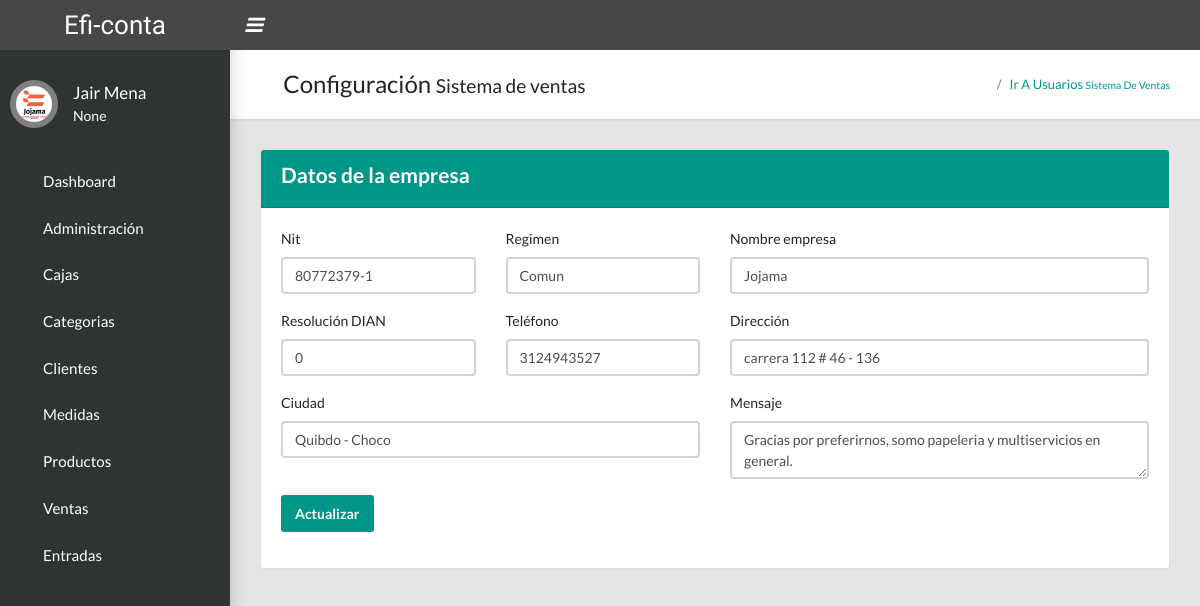
Before: /configuracion (signed in) with the older database file.
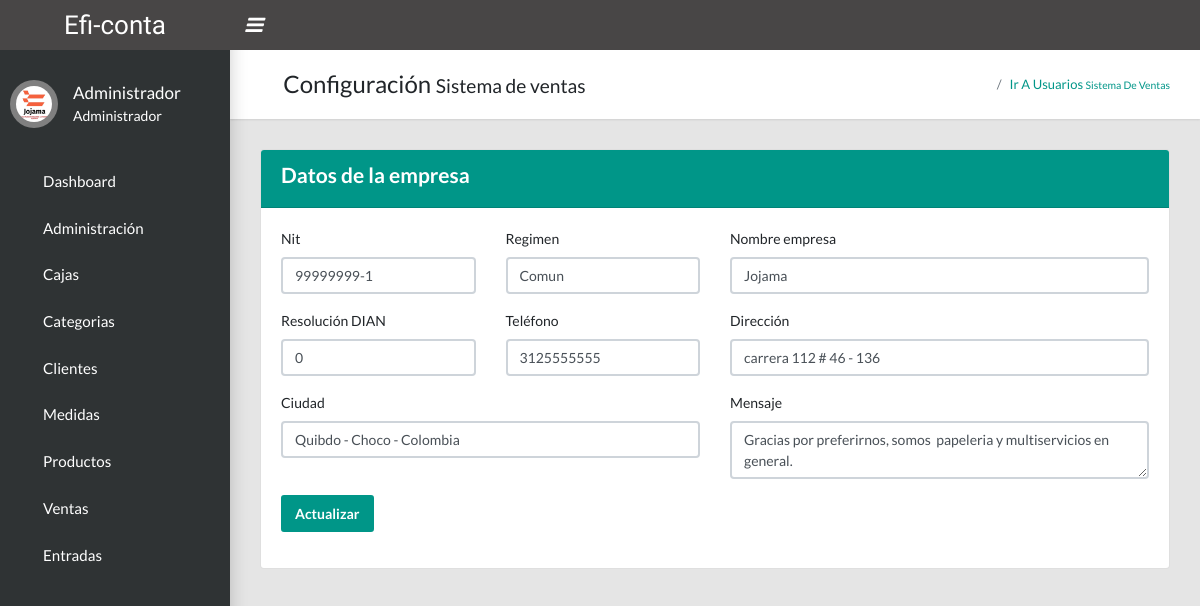
After: the same page with the newer database file.
### tables this page shows
CREATE TABLE `configuracion` (
  `id` int(11) NOT NULL,
  `nit` varchar(20) NOT NULL,
  `regimen` varchar(100) NOT NULL,
  `resolucion` int(11) NOT NULL,
  `nombre` varchar(200) NOT NULL,
  `telefono` varchar(15) NOT NULL,
  `direccion` varchar(200) NOT NULL,
  `ciudad` varchar(50) NOT NULL,
  `mensaje` varchar(200) NOT NULL
);

### Config/App/Controller.php (called while the page is built, shortened)
<?php
class Controller{
    public function cargarModel(){
        $model = get_class($this)."Model";
        $ruta = "Models/".$model.".php";
    }
}
?>

### Config/App/Conexion.php (called while the page is built)
<?php
class Conexion{
    private $conect;
    public function __construct(){
        $pdo = "mysql:host=".host.";dbname=".db.";.charset.";
        try {
            $this->conect = new PDO($pdo, user, pass);
            $this->conect->setAttribute(PDO::ATTR_ERRMODE, PDO::ERRMODE_EXCEPTION);
        } catch (PDOException $e) {
           echo "Error con la conexiÓn".$e->getMessage();
        }
    }
    public function conect(){
        return $this->conect;
    }
}
?>

### Config/App/Query.php (called while the page is built, shortened)
<?php
class Query extends Conexion{
  private $pdo, $con, $sql, $datos;
  public function __construct(){
    $this->pdo = new Conexion();
    $this->con = $this->pdo->conect();
  }
  public function select(string $sql){
    $this->sql = $sql;
    $result = $this->con->prepare($this->sql);
    $result->execute();
    $data = $result->fetch(PDO::FETCH_ASSOC);
    return $data;
  }
}
?>

### Config/App/Views.php (called while the page is built)
<?PHP
class Views{
    public function getView($controlador, $vista, $data = "")
    {
        $controlador = get_class($controlador);
        if($controlador == "Home"){
            $vista = "Views/".$vista.".php";
        }else{
            $vista = "Views/".$controlador."/".$vista.".php";
        }
        require $vista;
    }
}
?>

### Models/ConfiguracionModel.php (called while the page is built, shortened)
<?php
class ConfiguracionModel extends Query {
    public function getEmpresa() {
        $sql = 'SELECT * FROM configuracion';
        $data = $this->select( $sql );
        return $data;
    }
}
?>

### Views/Configuracion/configuracion.php (the view, shortened to what this page needs)
<?php
include 'Views/Templates/header_admin.php';
include 'Views/Templates/nav_admin.php';
include 'Views/Templates/body.php';
?>
<main class='app-content'>
    <div class='app-title'>
        <div>
            <h1><i class='fas fa-box'></i> Configuración <small>Sistema de ventas</small>
            </h1>
        </div>
        <ul class='app-breadcrumb breadcrumb'>
            <li class='breadcrumb-item'><i class='fa fa-home fa-lg'></i></li>
            <li class='breadcrumb-item'><a href='<?php echo base_url; ?>usuarios'>Ir a usuarios
                    <small>Sistema de ventas</small></a></li>
        </ul>
    </div>
    <div class="card">
        <div class="card-header bg-primary text-white">
            <h4>Datos de la empresa</h4>
        </div>
        <div class="card-body">
            <form id="frmEmpresa" method="post">
                <div class="row">
                    <div class="col-md-3">
                        <div class="form-group">
                            <label for="nit">Nit</label>
                            <input type="text" name="nit" id="nit" class="form-control" placeholder="Nit empresa"
                                aria-describedby="helpId" value="<?php echo $data['nit'] ?>">
                        </div>
                    </div>
                    <div class="col-md-3">
                        <div class="form-group">
                            <label for="regimen">Regimen</label>
                            <input type="text" name="regimen" id="regimen" class="form-control valid validText" placeholder="Regimen de la empresa"
                                aria-describedby="helpId" value="<?php echo $data['regimen'] ?>">
                        </div>
                    </div>
                    <div class="col-md-6">
                        <div class="form-group">
                            <label for="nombre">Nombre empresa</label>
                            <input type="text" name="nombre" id="nombre" class="form-control valid validText"
                                placeholder="Nombre empresa" aria-describedby="helpId"
                                value="<?php echo $data['nombre'] ?>">
                        </div>
                    </div>
                    <div class="col-md-3">
                        <div class="form-group">
                            <label for="resolucion">Resolución DIAN</label>
                            <input type="text" name="resolucion" id="resolucion" class="form-control valid validNumber"
                                placeholder="Resolución DIAN" aria-describedby="helpId"
                                value="<?php echo $data['resolucion'] ?>">
                        </div>
                    </div>
                    <div class="col-md-3">
                        <div class="form-group">
                            <label for="telefono">Teléfono</label>
                            <input type="text" name="telefono" id="telefono" class="form-control valid validNumber"
                                placeholder="Teléfono empresa" aria-describedby="helpId"
                                value="<?php echo $data['telefono'] ?>">
                        </div>
                    </div>
                    <div class="col-md-6">
                        <div class="form-group">
                            <label for="direccion">Dirección</label>
                            <input type="text" name="direccion" id="direccion" class="form-control "
                                placeholder="Dirección de empresa" aria-describedby="helpId"
                                value="<?php echo $data['direccion'] ?>">
                        </div>
                    </div>
                    <div class="col-md-6">
                        <div class="form-group">
                            <label for="ciudad">Ciudad</label>
                            <input type="text" name="ciudad" id="ciudad" class="form-control"
                                placeholder="Ciudad empresa" aria-describedby="helpId"
                                value="<?php echo $data['ciudad'] ?>">
                        </div>
                    </div>
                    <div class="col-md-6">
                        <div class="form-group">
                            <label for="mensaje">Mensaje</label>
                            <textarea name="mensaje" id="mensaje" class="form-control"
                                placeholder="Mensaje a mostrar en factura" 0
                                aria-describedby="helpId"><?php echo $data['mensaje'] ?></textarea>
                        </div>
                    </div>
                </div>
                <div class="form-group">
                    <button type='button' class='btn btn-primary' onclick="actualizarEmpresa(event)">Actualizar</button>
                </div>
            </form>
        </div>
    </div>
</main>
<?php include 'Views/Templates/footer_admin.php';
?>

### index.php (shortened to what this page needs)
<?php
  $ruta = !empty($_GET['url']) ? $_GET['url'] : "Home/index";
  $array = explode("/", $ruta);
  $controller = $array[0];
  $metodo = "index";
  $parametro = "";
 $dirControllers = "Controllers/".$controller.".php";
 if(file_exists($dirControllers)){
    $controller = new $controller();
    if(method_exists($controller, $metodo)){
        $controller->$metodo($parametro);
    }else{
        header('location:'.base_url.'Errors');
    }
 }else{
  header('location:'.base_url.'Errors');
 }
?>

### Controllers/Configuracion.php (shortened to what this page needs)
<?php
class Configuracion extends Controller {
    public function index() {
        $id_user = $_SESSION[ 'id_usuario' ];
        $verificar = $this->model->verificarPermisos( $id_user, 'configuracion' );
        if ( !empty( $verificar ) || $id_user == 1 ) {
            $data = $this->model->getEmpresa();
            $this->views->getView( $this, 'configuracion', $data );
        } else {
            header( 'location:'.base_url.'Errors/permisos' );
        }
    }
}
?>

### Views/Templates/header_admin.php (shortened to what this page needs)
<!DOCTYPE html>
<html lang="en">
  <head>
    <link rel="stylesheet" type="text/css" href="<?php echo base_url; ?>Assets/Admin/css/main.css">
    <link rel="stylesheet" type="text/css" href="<?php echo base_url; ?>Assets/Admin/css/bootstrap-select.min.css">
    <link rel="stylesheet" type="text/css" href="<?php echo base_url; ?>Assets/Admin/js/datepicker/jquery-ui.min.css">
    <link rel="stylesheet" type="text/css" href="<?php echo base_url; ?>Assets/Admin/css/stylereal.css">
    <link rel="stylesheet" type="text/css" href="https://maxcdn.bootstrapcdn.com/font-awesome/4.7.0/css/font-awesome.min.css">
    <link rel="stylesheet" href="<?php echo base_url; ?>Assets/libreria/sweetalert2/dist/sweetalert2.min.css">
    </head>

### Views/Templates/nav_admin.php (shortened to what this page needs)
<aside class="app-sidebar">
  <div class="app-sidebar__user"><img class="app-sidebar__user-avatar" src="<?php echo base_url; ?>Assets/Admin/images/logo.jpg" alt="User Image">
    <div>
      <?php if(!empty($_SESSION['nombre']) || !empty($_SESSION['rol'])){ ?>
      <p class="app-sidebar__user-name"><?= $_SESSION['nombre']?></p>
      <p class="app-sidebar__user-designation"><?= $_SESSION['rol'];?></p>
      <?php }; ?>
    </div>
  </div>
  <ul class="app-menu">
     <li>
      <a class="app-menu__item" href="<?php echo base_url; ?>configuracion/dashboard">
      <i class="app-menu__icon fa fa-dashboard"></i>
        <span class="app-menu__label">Dashboard</span>
      </a>
    </li>
    <li class="treeview">
      <a class="app-menu__item" href="#" data-toggle="treeview">
      <i class="app-menu__icon fa fa-tools" aria-hidden="true"></i>
        <span class="app-menu__label"> Administración</span>
          <i class="treeview-indicator fa fa-angle-right"></i>
      </a>
    </li>
    <li>
        <a class="app-menu__item"href="<?php echo base_url; ?>cajas">
        <i class="app-menu__icon fa fa-archive" aria-hidden="true"></i>
        <span class="app-menu__label">Cajas</span></a>
    </li>
    <li>
        <a class="app-menu__item"href="<?php echo base_url; ?>categorias">
        <span class="app-menu__label">Categorias</span></a>
    </li>
     <li>
        <a class="app-menu__item"href="<?php echo base_url; ?>clientes">
        <i class="app-menu__icon fa fa-users" aria-hidden="true"></i>
        <span class="app-menu__label"> Clientes</span></a>
    </li>
    <li>
        <a class="app-menu__item"href="<?php echo base_url; ?>medidas">
        <i class="app-menu__icon fa fa-balance-scale-left" aria-hidden="true"></i>
        <span class="app-menu__label"> Medidas</span></a>
    </li>
    <li>
        <a class="app-menu__item"href="<?php echo base_url; ?>productos">
        <i class="app-menu__icon fa fa-product-hunt" aria-hidden="true"></i>
        <span class="app-menu__label">Productos</span></a>
    </li>
     <li class="treeview">
      <a class="app-menu__item" href="#" data-toggle="treeview">
          <i class="app-menu__icon fa fa-shopping-cart" aria-hidden="true"></i>
          <span class="app-menu__label">Ventas</span>
          <i class="treeview-indicator fa fa-angle-right"></i>
      </a>
    </li>
    <li class="treeview">
      <a class="app-menu__item" href="#" data-toggle="treeview">
          <i class="app-menu__icon fa fa-bus" aria-hidden="true"></i>
          <span class="app-menu__label">Entradas</span>
          <i class="treeview-indicator fa fa-angle-right"></i>
      </a>
    </li>
  </ul>
</aside>

### Views/Templates/body.php (shortened to what this page needs)
<body class="app sidebar-mini">
 <header class="app-header"><a class="app-header__logo" href="<?php echo base_url; ?>dashboard">Efi-conta</a>
   <a class="app-sidebar__toggle" href="" data-toggle="sidebar" aria-label="Hide Sidebar"><i class="fad fa-bars"></i></a>
   <ul class="app-nav">
     <li class="dropdown"><a class="app-nav__item" href="#" data-toggle="dropdown" aria-label="Open Profile Menu"><i class="fa fa-user fa-lg"></i></a>
     </li>
   </ul>
 </header>

### Views/Templates/footer_admin.php (shortened to what this page needs)
</body>
</html>

### Assets/Admin/css/stylereal.css (style rules this page uses)
.app-sidebar__user-avatar { width: 48px; background: gray; padding: 6px; }
.app-sidebar__toggle { display: -webkit-flex; display: -moz-flex; display: -ms-flex; display: -o-flex; display: flex; justify-content: center; align-items: center; font-size: 15pt; }
.app-sidebar__toggle::before { display: none; }

Changed rows visible on the page:
changed configuracion "Comun": nit "80772379-1" → "99999999-1"; telefono "3124943527" → "3125555555"; ciudad "Quibdo - Choco" → "Quibdo - Choco - Colombia"; mensaje "Gracias por preferirnos, somo papeleria y multiservicios en general." → "Gracias por preferirnos, somos papeleria y multiservicios en general."
Other visible differences:
$_SESSION['nombre']: "Jair Mena" → "Administrador"
$_SESSION['rol']: "None" → "Administrador"
